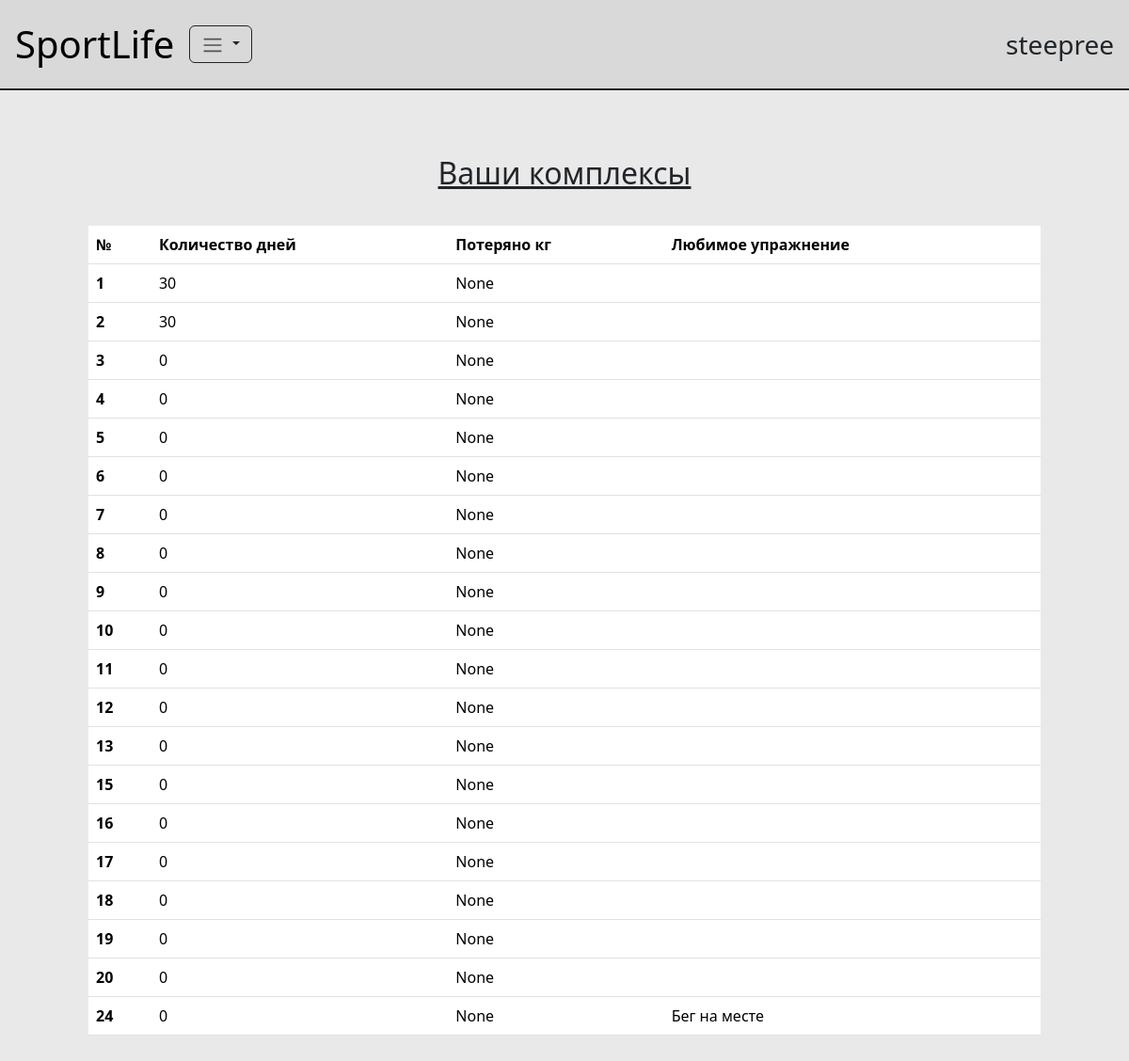
Page /complexes/ (signed in) on the committed database.
### drills/models.py (models this page shows, shortened)
class User(AbstractUser):
    birth_date = models.DateField(null=True)
    weight = models.FloatField(null=True)
    height = models.FloatField(null=True)

class DrillComplex(models.Model):
    user = models.ForeignKey('User', on_delete=models.CASCADE, related_name='complexes')
    purpose = models.ForeignKey('DrillPurpose', on_delete=models.SET_NULL, null=True)
    duration = models.IntegerField(null=True)
    start_date = models.DateField(auto_now=True, null=True)
    is_active = models.BooleanField(default=True)
    weight_lost = models.FloatField(null=True)
    drills = models.ManyToManyField('Drill', related_name='complexes',  null=True)
    favorite_drill = models.ForeignKey('Drill', on_delete=models.SET_NULL, null=True)

class Drill(models.Model):
    name = models.CharField(max_length=50)
    description = models.TextField()
    purpose = models.ForeignKey('DrillPurpose', on_delete=models.SET_NULL, related_name='drills', null=True)
    weight_category = models.ForeignKey('WeightCategory', on_delete=models.SET_NULL, null=True)
    repeats_count = models.IntegerField()
    sets_count = models.IntegerField()

### drills/views.py (the view)
# urls.py: path("complexes/", views.user_complexes, name="complexes"),
def user_complexes(request: HttpRequest):
    user = request.user
    if not user.is_authenticated:
        return redirect("/")
    user_complex = db.get_active_user_complex(user)
    complexes = db.get_all_complexes_by_user(user)
    context = {
        'complexes': complexes,
        'user_last_complex': user_complex
    }
    return render(request, "new/user_complexes.html", context=context)

### drills/database.py (called while the page is built)
def get_all_complexes_by_user(user: User) -> QuerySet[DrillComplex]:
    complexes = user.complexes.all()
    return complexes

def get_active_user_complex(user: User) -> DrillComplex | None:
    if user.is_anonymous:
        return None
    last_complex = user.complexes.filter(
        is_active=True
    ).first()
    return last_complex

### templates/new/user_complexes.html
{% extends "new/base.html" %}
{% load static %}
{% block content %}
    <div class="col align-self-center m-5">
        <div class="row justify-content-center p-3 fs-2 text-decoration-underline">
            Ваши комплексы
        </div>
        <div class="row justify-content-center p-3">
            <table class="table rounded-4">
                <thead>
                    <tr>
                        <th scope="col">№</th>
                        <th scope="col">Количество дней</th>
                        <th scope="col">Потеряно кг</th>
                        <th scope="col">Любимое упражнение</th>
                    </tr>
                </thead>
                <tbody>
                    {% for complex in complexes %}
                    <tr>
                        <th scope="row">{{ complex.id }}</th>
                        <td>{{ complex.duration }}</td>
                        <td>{{ complex.weight_lost }}</td>
                        <td>{{ complex.favorite_drill.name }}</td>
                    </tr>
                    {% endfor %}
                </tbody>
              </table>
        </div>
    </div>
{% endblock %}

### templates/new/navbar.html (shortened to what this page needs)
  <nav class="navbar navbar-expand-lg border-bottom border-2 border-dark" style="background-color: #D9D9D9;">
    <div class="container-fluid m-1 ">
      <a class="navbar-brand fs-1" href="/">SportLife</a>
      <div class="collapse navbar-collapse" id="navbarNavDropdown">
        <ul class="navbar-nav">
        {% if user.is_authenticated  %}
          <li class="nav-item dropdown">
            <button class="btn dropdown-toggle border border-dark" type="button" data-bs-toggle="dropdown" aria-expanded="false">
                <span class="navbar-toggler-icon"></span>
            </button>
          </li>
          {% endif %}
        </ul>
      </div>
    </div>
    <div class="col fs-3 pe-3">
      {% if user.is_authenticated  %}
      {{ user.username }}
      {% endif %}
    </div>
  </nav>

### rows in the picture
User: username "steepree"
DrillComplex: id "1", duration "30", weight_lost "None"
DrillComplex: id "2", duration "30", weight_lost "None"
DrillComplex: id "3", duration "0", weight_lost "None"
DrillComplex: id "4", duration "0", weight_lost "None"
DrillComplex: id "5", duration "0", weight_lost "None"
DrillComplex: id "6", duration "0", weight_lost "None"
DrillComplex: id "7", duration "0", weight_lost "None"
DrillComplex: id "8", duration "0", weight_lost "None"
DrillComplex: id "9", duration "0", weight_lost "None"
DrillComplex: id "10", duration "0", weight_lost "None"
DrillComplex: id "11", duration "0", weight_lost "None"
DrillComplex: id "12", duration "0", weight_lost "None"
DrillComplex: id "13", duration "0", weight_lost "None"
DrillComplex: id "15", duration "0", weight_lost "None"
DrillComplex: id "16", duration "0", weight_lost "None"
DrillComplex: id "17", duration "0", weight_lost "None"
DrillComplex: id "18", duration "0", weight_lost "None"
DrillComplex: id "19", duration "0", weight_lost "None"
DrillComplex: id "20", duration "0", weight_lost "None"
DrillComplex: id "24", duration "0", weight_lost "None", favorite_drill.name "Бег на месте"
